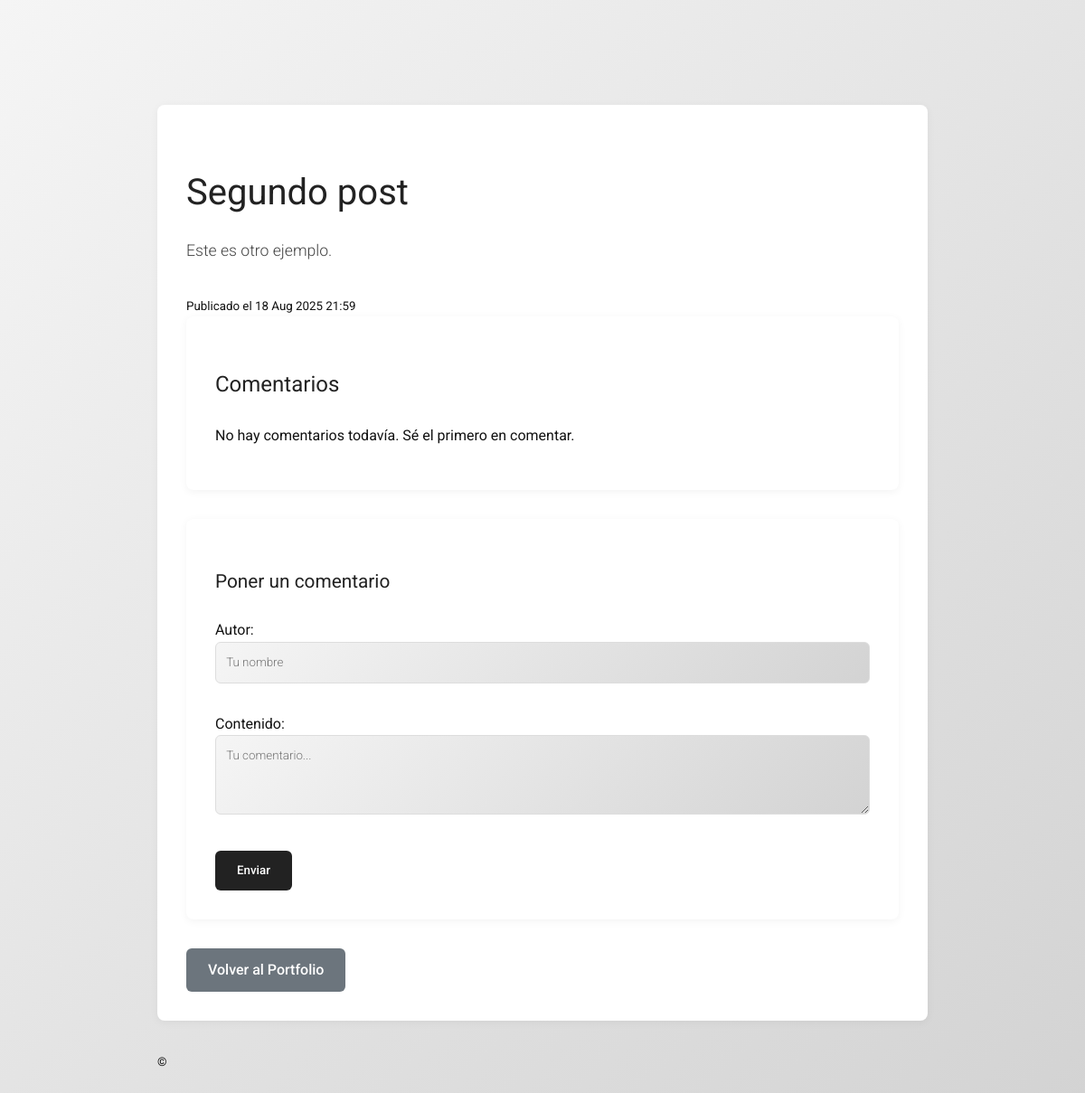
Page /blog/3/ on the committed database.
### blog/models.py (models this page shows, shortened)
class Post(models.Model):
    titulo = models.CharField(max_length=200)
    contenido = models.TextField()
    imagen = models.ImageField(upload_to='posts/', blank=True, null=True)
    creado = models.DateTimeField(default=timezone.now)

### blog/views.py (the view)
# urls.py: path('<int:pk>/', views.post_detail, name='post_detail'),
def post_detail(request, pk):
    post = get_object_or_404(Post, pk=pk)
    comentarios = post.comentarios.filter(padre__isnull=True).order_by('-creado')
    if request.method == 'POST':
        form = ComentarioForm(request.POST)
        padre_id = request.POST.get('padre_id')
        if form.is_valid():
            comentario = form.save(commit=False)
            comentario.post = post
            if padre_id:
                comentario.padre = Comentario.objects.get(id=padre_id)
            comentario.save()
            return redirect('post_detail', pk=post.pk)
    else:
        form = ComentarioForm()
    return render(request, 'blog/post_detail.html', {
        'post': post,
        'comentarios': comentarios,
        'form': form
    })

### blog/forms.py
class ComentarioForm(forms.ModelForm):
    class Meta:
        model = Comentario
        fields = ['autor', 'contenido']
        widgets = {
            'autor': forms.TextInput(attrs={'placeholder': 'Tu nombre', 'class': 'input-com'}),
            'contenido': forms.Textarea(attrs={'placeholder': 'Tu comentario...', 'rows': 3, 'class': 'textarea-com'}),
        }

### blog/templates/blog/post_detail.html (shortened to what this page needs)
{% extends "blog/base_blog.html" %}
{% block content %}
<section id="post-detail-container">
    <div class="post-detail">
        <article class="post-content">
            <h2 class="post-title">{{ post.titulo }}</h2>
            <p class="post-body">{{ post.contenido }}</p>
            <div class="post-meta">
                <small>Publicado el {{ post.creado|date:"d M Y H:i" }}</small>
            </div>
        </article>
        <div class="comments-section">
            <h3>Comentarios</h3>
            {% for comentario in post.comentarios.all %}
                <div class="comentario">
                    <div class="comentario-header">
                        <span class="comentario-usuario">
                            @{{ comentario.autor }}
                        </span>
                    </div>
                    <div class="comentario-body">
                        <p>{{ comentario.contenido }}</p>
                    </div>
                    <div class="comentario-footer">
                        <small>{{ comentario.creado|date:"d M Y H:i" }}</small>
                        <a href="#" class="comentario-reply">Responder</a>
                    </div>
                    {% for respuesta in comentario.respuestas.all %}
                        <div class="respuesta">
                            <div class="comentario-header">
                                <span class="comentario-usuario">
                                    @{{ respuesta.autor }}
                                </span>
                            </div>
                            <div class="comentario-body">
                                <p>{{ respuesta.contenido }}</p>
                            </div>
                            <div class="comentario-footer">
                                <small>{{ respuesta.creado|date:"d M Y H:i" }}</small>
                            </div>
                        </div>
                    {% endfor %}
                </div>
            {% empty %}
                <p>No hay comentarios todavía. Sé el primero en comentar.</p>
            {% endfor %}
        </div>
        <div class="form-comentario">
            <h3>Poner un comentario</h3>
            <form method="POST">
                {{ form.as_p }}
                <button type="submit">Enviar</button>
            </form>
        </div>
        <a href="{% url 'home' %}" class="btn-volver">Volver al Portfolio</a>
      </div>
</section>
{% endblock %}

### blog/static/blog/css/blog.css (style rules this page uses)
:root { --color-bg: #fff; --color-text: #111; --color-accent: #222; --color-btn: #fff; --color-btn-bg: #222; --color-btn-hover: #fff; --color-btn-bg-hover: #444; --color-border: #222; --color-gradient: linear-gradient(135deg, #f5f5f5 0%, #d3d3d3 100%); }
body, input, textarea, select, button { font-family: 'Roboto', sans-serif; color: var(--color-text); background: var(--color-gradient); line-height: 1.6; margin: 0; padding: 0; box-sizing: border-box; }
.blog-page { max-width: 900px; margin: 0 auto; padding: 6em 1.5em 2em 1.5em; }
.post-detail { background: var(--color-bg); padding: 2rem; border-radius: 8px; box-shadow: 0 2px 10px rgba(0,0,0,0.05); margin-bottom: 2rem; }
.post-title { font-weight: 400; font-size: 2.5rem; color: var(--color-accent); margin-bottom: 1rem; }
.post-body { font-weight: 300; font-size: 1.1rem; color: #444; line-height: 1.7; margin-bottom: 2rem; }
.comments-section { background: var(--color-bg); padding: 2rem; border-radius: 8px; box-shadow: 0 2px 10px rgba(0,0,0,0.05); margin-bottom: 2rem; }
.comments-section h3 { font-weight: 400; font-size: 1.5rem; margin-bottom: 1.5rem; color: var(--color-accent); }
.form-comentario { background: var(--color-bg); padding: 2rem; border-radius: 8px; box-shadow: 0 2px 10px rgba(0,0,0,0.05); margin-bottom: 2rem; }
.form-comentario h3 { font-weight: 400; font-size: 1.3rem; margin-bottom: 1.5rem; color: var(--color-accent); }
.form-comentario input[type="text"], .form-comentario input[type="email"], .form-comentario textarea { width: 100%; padding: 0.7rem; border: 1px solid #ddd; border-radius: 6px; margin-bottom: 1rem; font-weight: 300; }
.form-comentario button[type="submit"] { background: var(--color-btn-bg); color: var(--color-btn); border: none; border-radius: 6px; padding: 0.7rem 1.5rem; cursor: pointer; font-weight: 500; transition: background 0.2s; }
.btn-volver { background: #6c757d; color: white; padding: 0.7rem 1.5rem; border-radius: 6px; display: inline-block; text-decoration: none; font-weight: 500; }

### rows in the picture
Post: titulo "Segundo post", contenido "Este es otro ejemplo.", creado "18 Aug 2025 21:59"
